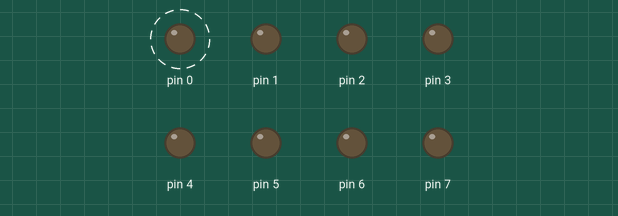
Bench run of a sketch on a simulated Arduino Uno, built with avr-gcc and run on an emulated ATmega328P. Parts: output pins drawn as LEDs (lit = HIGH). Dashed ring = blinking.

Above: at 0.2 s.
Timing chart, 0 to 3.0 s (numbered marks = the images above):
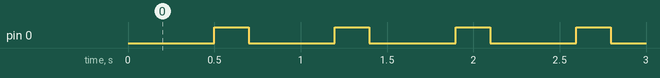

Measured:
- by itself, pin 0: alternates HIGH for 0.20 s and LOW for 0.50 s

The sketch:

Ex_3.ino
```cpp
#include <avr/io.h>
#include <util/delay.h>
void waitms(int a) {
  int count = 0;

  while(count<=a)
  if(TCNT0 == 249) {
    count++;
    TCNT0 = 0;
  }
}
int main(void) {
  DDRD =0xFF;
  TCCR0A = 0x00;
  TCCR0B = 0x03;
  PORTD = 0x00;

  while(true) {

    PORTD = 0x00;
    waitms(500);

    PORTD = 0x01;
    waitms(200);
  }
}
```
